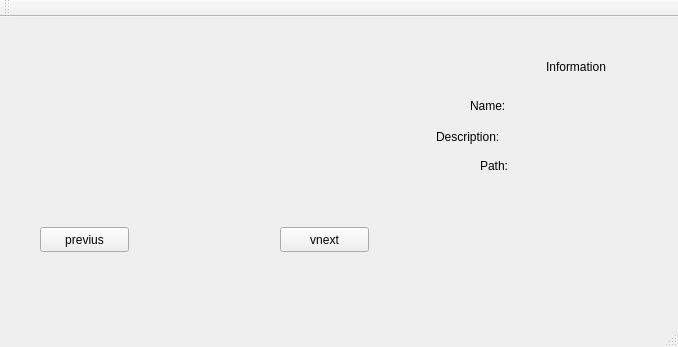
<?xml version="1.0" encoding="UTF-8"?>
<ui version="4.0">
 <class>MainWindow</class>
 <widget class="QMainWindow" name="MainWindow">
  <property name="geometry">
   <rect>
    <x>0</x>
    <y>0</y>
    <width>678</width>
    <height>347</height>
   </rect>
  </property>
  <property name="windowTitle">
   <string>MainWindow</string>
  </property>
  <widget class="QWidget" name="centralWidget">
   <widget class="QPushButton" name="bprevius">
    <property name="geometry">
     <rect>
      <x>40</x>
      <y>210</y>
      <width>89</width>
      <height>25</height>
     </rect>
    </property>
    <property name="text">
     <string>previus</string>
    </property>
   </widget>
   <widget class="QPushButton" name="bnext">
    <property name="geometry">
     <rect>
      <x>280</x>
      <y>210</y>
      <width>89</width>
      <height>25</height>
     </rect>
    </property>
    <property name="text">
     <string>vnext</string>
    </property>
   </widget>
   <widget class="QLabel" name="image_label">
    <property name="geometry">
     <rect>
      <x>30</x>
      <y>30</y>
      <width>361</width>
      <height>141</height>
     </rect>
    </property>
    <property name="text">
     <string/>
    </property>
   </widget>
   <widget class="QLabel" name="label">
    <property name="geometry">
     <rect>
      <x>546</x>
      <y>40</y>
      <width>91</width>
      <height>20</height>
     </rect>
    </property>
    <property name="text">
     <string>Information</string>
    </property>
   </widget>
   <widget class="QLabel" name="label_2">
    <property name="geometry">
     <rect>
      <x>470</x>
      <y>80</y>
      <width>51</width>
      <height>17</height>
     </rect>
    </property>
    <property name="text">
     <string>Name:</string>
    </property>
   </widget>
   <widget class="QLabel" name="name_label">
    <property name="geometry">
     <rect>
      <x>540</x>
      <y>80</y>
      <width>111</width>
      <height>17</height>
     </rect>
    </property>
    <property name="text">
     <string/>
    </property>
   </widget>
   <widget class="QLabel" name="label_3">
    <property name="geometry">
     <rect>
      <x>436</x>
      <y>110</y>
      <width>91</width>
      <height>20</height>
     </rect>
    </property>
    <property name="text">
     <string>Description:</string>
    </property>
   </widget>
   <widget class="QLabel" name="description_label">
    <property name="geometry">
     <rect>
      <x>550</x>
      <y>110</y>
      <width>91</width>
      <height>17</height>
     </rect>
    </property>
    <property name="text">
     <string/>
    </property>
   </widget>
   <widget class="QLabel" name="label_4">
    <property name="geometry">
     <rect>
      <x>480</x>
      <y>140</y>
      <width>41</width>
      <height>17</height>
     </rect>
    </property>
    <property name="text">
     <string>Path:</string>
    </property>
   </widget>
   <widget class="QLabel" name="path_label">
    <property name="geometry">
     <rect>
      <x>520</x>
      <y>140</y>
      <width>141</width>
      <height>17</height>
     </rect>
    </property>
    <property name="text">
     <string/>
    </property>
   </widget>
  </widget>
  <widget class="QMenuBar" name="menuBar">
   <property name="geometry">
    <rect>
     <x>0</x>
     <y>0</y>
     <width>678</width>
     <height>22</height>
    </rect>
   </property>
  </widget>
  <widget class="QToolBar" name="mainToolBar">
   <attribute name="toolBarArea">
    <enum>TopToolBarArea</enum>
   </attribute>
   <attribute name="toolBarBreak">
    <bool>false</bool>
   </attribute>
  </widget>
  <widget class="QStatusBar" name="statusBar"/>
 </widget>
 <layoutdefault spacing="6" margin="11"/>
 <resources/>
 <connections/>
</ui>
